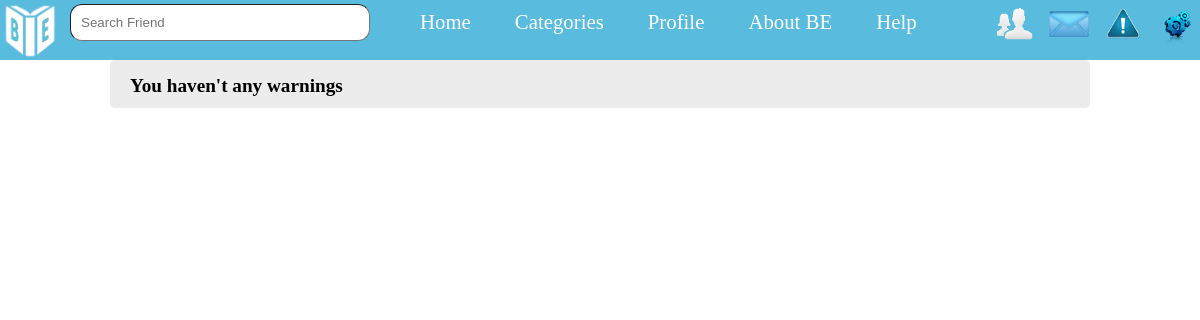
Before: /php/warning.php (signed in) with the older database file.
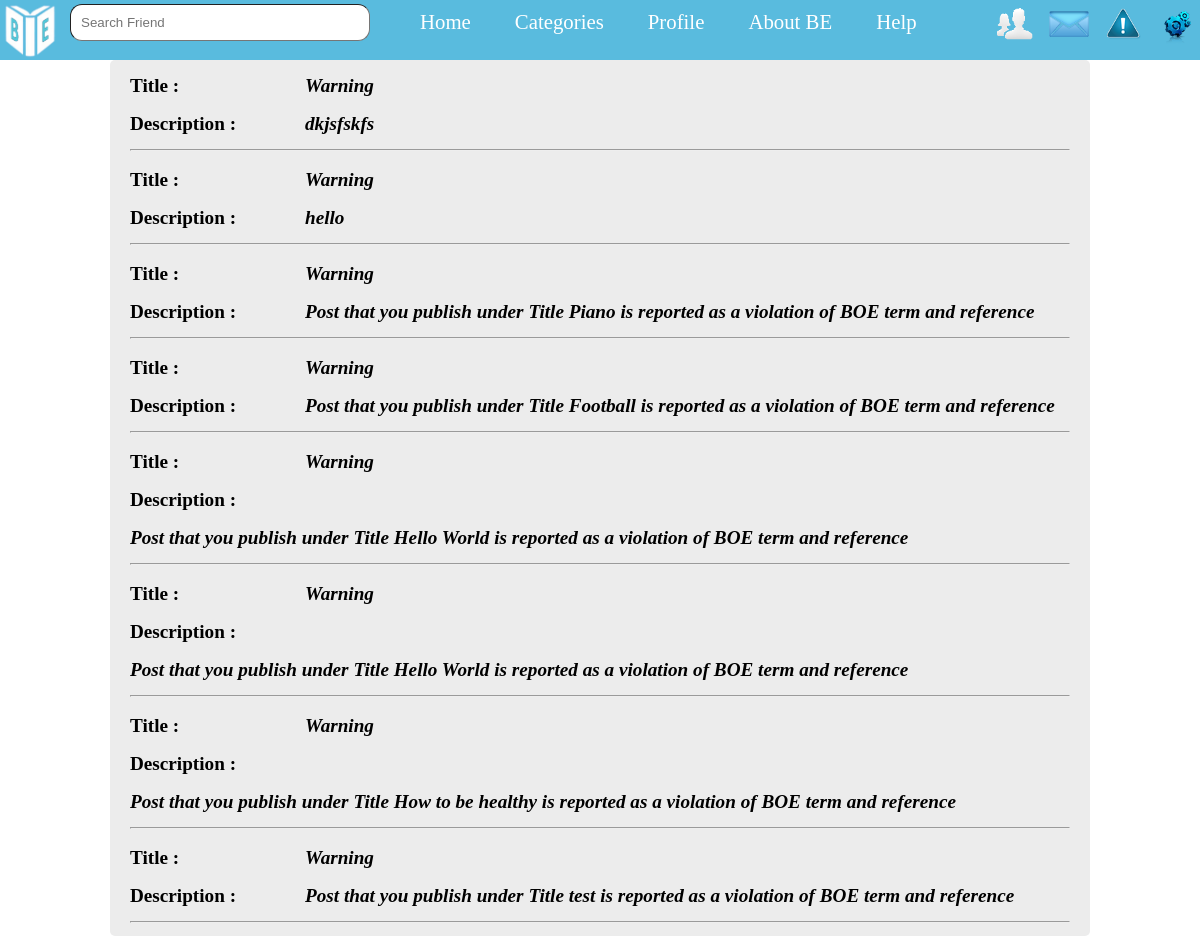
After: the same page with the newer database file.
### tables this page shows
CREATE TABLE IF NOT EXISTS `warning` (
  `Warning_ID` int(2) NOT NULL AUTO_INCREMENT,
  `Receiver` int(6) NOT NULL,
  `Sender` int(6) NOT NULL,
  `Title` varchar(15) NOT NULL,
  `Description` varchar(250) NOT NULL,
  PRIMARY KEY (`Warning_ID`,`Receiver`),
  KEY `Receiver` (`Receiver`),
  KEY `warning_ibfk_1` (`Sender`)
);

### php/warning.php (the view, shortened to what this page needs)
<html>
    <head>
        <link href="../css/inquiry.css" type="text/css" rel="stylesheet">
    </head>
    <body>
        <?php
        $id = $_SESSION['id'];
        include_once("template_top.php");
        ?>
        <div id="mainbucketinc">
            <div class="warningshowbuket">
                <?php
                $con = mysqli_connect("localhost", "root", "", "bookofexperiences");
                $sql = "SELECT Warning_ID FROM warning WHERE Receiver='$id'";
                $query1 = mysqli_query($con, $sql);
                if ($query1) {
                    if(mysqli_num_rows($query1)>0){
                    while ($row = mysqli_fetch_assoc($query1)) {
                        $wID = $row["Warning_ID"];
                        $sql2 = " SELECT * FROM registered_user INNER JOIN warning ON registered_user.Registation_ID=warning.Receiver WHERE Warning_ID=" . $wID . ";";
                        $query = mysqli_query($con, $sql2);
                        $row = mysqli_fetch_assoc($query);
                        $title = $row['Title'];
                        $description = $row['Description'];
                        echo("<h2 class='warningleft'> Title : </h2><h2 class='warningright'> " . $title . "</h2><br>");
                        echo ("<h2 class='warningleft'> Description : </h2><h2 class='warningright'>" . $description ."</h2><br>");
                        echo "<hr>";
                    }
                } else {
                    echo ("<h2 class='warningleftnoworning'>You haven't any warnings</h2>");
                }}
                ?>
            </div>
        </div>
    </body>
</html>

Changed rows visible on the page:
added warning: Title "Warning", Description "dkjsfskfs"
added warning: Title "Warning", Description "hello"
added warning: Title "Warning", Description "Post that you publish under Title Piano is reported as a violation of BOE term and reference"
added warning: Title "Warning", Description "Post that you publish under Title Football is reported as a violation of BOE term and reference"
added warning: Title "Warning", Description "Post that you publish under Title Hello World is reported as a violation of BOE term and reference"
added warning: Title "Warning", Description "Post that you publish under Title Hello World is reported as a violation of BOE term and reference"
added warning: Title "Warning", Description "Post that you publish under Title How to be healthy is reported as a violation of BOE term and reference"
added warning: Title "Warning", Description "Post that you publish under Title test is reported as a violation of BOE term and reference"
Other visible differences:
text no longer shown: "You haven't any warnings"
